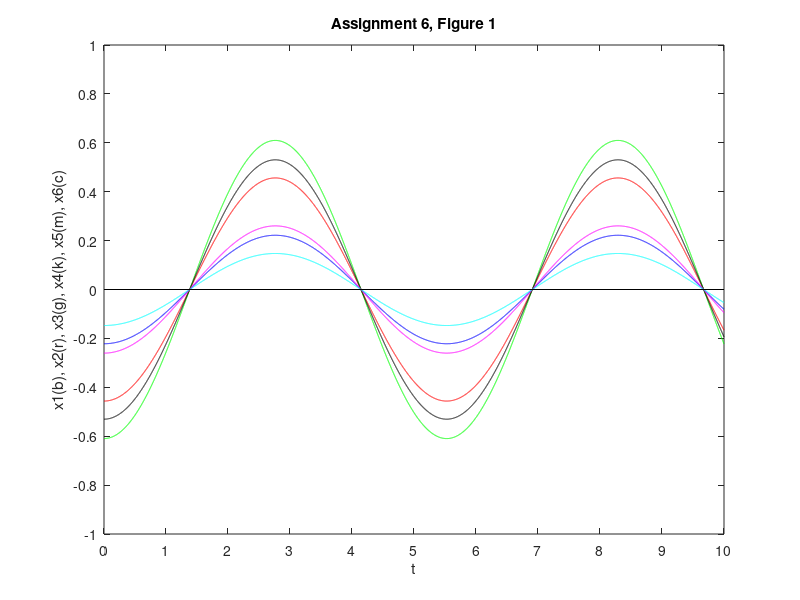

The MATLAB script that drew this image: (Note: this script raises an error after producing the figure.)
% Casey Campbell
% CSC 2262
% cs226211
% lab6


m1 = .4;
m2 = .7;
m3 = .7;    
m4 = .2;
m5 = .6;
m6 = .5;

k1 = 3.9;
k2 = 3.2;
k3 = 2.2;
k4 = 2.7;
k5 = 1.3;
k6 = 4.9;
k7 = 4.4;

A = [(-k1-k2)/m1 k2/m1 0 0 0 0 
    k2/m2 (-k2-k3)/m2 k3/m2 0 0 0 
    0 k3/m3 (-k3-k4)/m3 k4/m3 0 0 
    0 0 k4/m4 (-k4-k5)/m4 k5/m4 0 
    0 0 0 k5/m5 (-k5-k6)/m5 k6/m5 
    0 0 0 0 k6/m6 (-k6-k7)/m6 ];

A = -A;
[eigvec, eigval] = eig(A);
t = 0:.001:10;

line1x = [0 10];
line1y = [0 0];
titles(1,:) = 'Assignment 6, Figure 1';
titles(2,:) = 'Assignment 6, Figure 2';
titles(3,:) = 'Assignment 6, Figure 3';
titles(4,:) = 'Assignment 6, Figure 4';
titles(5,:) = 'Assignment 6, Figure 5';
titles(6,:) = 'Assignment 6, Figure 6';

for k = 1:6
    
    w = sqrt(eigval(k, k));
    c1 = eigvec(1, k);
    c2 = eigvec(2, k);
    c3 = eigvec(3, k);
    c4 = eigvec(4, k);
    c5 = eigvec(5, k);
    c6 = eigvec(6, k);

    x1 = c1*cos(w*t);
    x2 = c2*cos(w*t);
    x3 = c3*cos(w*t);
    x4 = c4*cos(w*t);
    x5 = c5*cos(w*t);
    x6 = c6*cos(w*t);
    figure(k);
    
    plot(t, x1, 'b', t, x2, 'r', t, x3, 'g', t, x4, 'k', t, x5, 'm', t, x6, 'c', line1x, line1y, 'k');
    
    axis([0 10 -1 1]);
    set(gca, 'xtick', 0:10);
    set(gca, 'ytick', -1:.2:1);
    xlabel('t');
    ylabel('x1(b), x2(r), x3(g), x4(k), x5(m), x6(c)');
    title(titles(k,:))
    f = w/(2*pi);
    
    c1_abs = abs(c1);
    c2_abs = abs(c2);
    c3_abs = abs(c3);
    c4_abs = abs(c4);
    c5_abs = abs(c5);
    c6_abs = abs(c6); 
    
    array = [c1_abs, c2_abs, c3_abs, c4_abs, c5_abs, c6_abs];
    array = selectionSort(array);
    minAmp = array(1);
    maxAmp = array(6); 
    
    fprintf('Mode: %d: Frequency=%.5f Max Amplitude=%.5f Min Amplitude=%.5f\n', k, f, maxAmp, minAmp);
    
    
end


